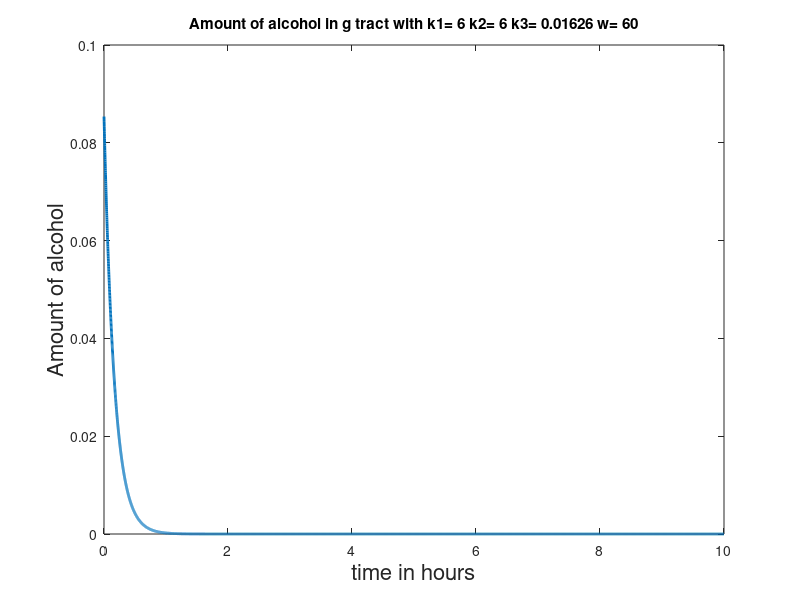
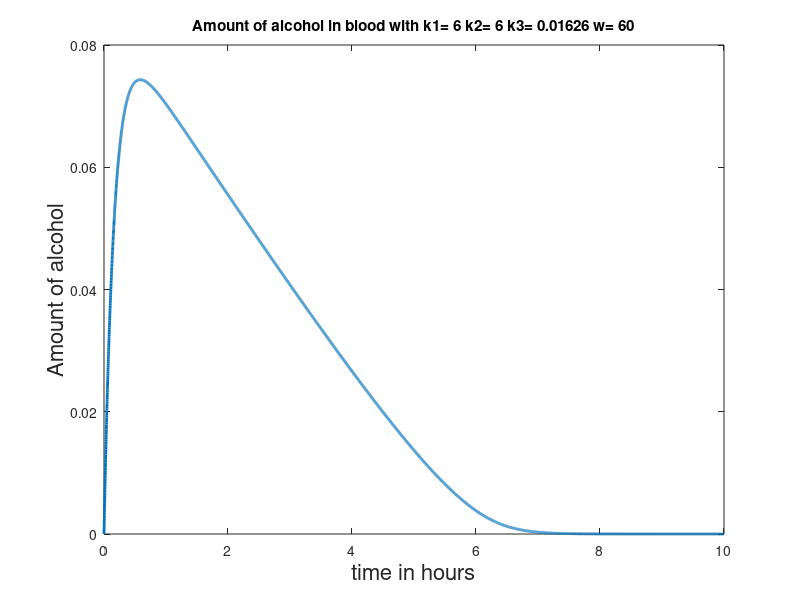

These figures' MATLAB source, in order:
clear
close all

n=3;

k1= 6;

k2= k1; % empty stomach
%k2= k1/2; % full stomach

w=60; 

M= 0.005;

%C=0.67*w; % male 
C= 0.82*w; % female

k3 = 8/(10*C); % k3 lesser for a female 

I = 14*n/(10*C); % lesser

total_time=10; % 10 is good
dt=1e-3 ;
N= total_time/dt;



x= zeros(N,1);
y= zeros(N,1);
time= zeros(N,1); 
x(1)=I; 

for i= 1:N-1
    
    x(i+1)= x(i)- k1*x(i)*dt;
    y(i+1)= y(i) + ( k2*x(i) - k3*y(i)/(y(i)+M) )*dt ;
    time(i+1)=time(i)+dt;
end

plot(time,x,'LineWidth',2);
title(['Amount of alcohol in g tract with k1= ' num2str(k1) ' k2= ' num2str(k2) ' k3= ' num2str(k3) ' w= ' num2str(w) ])
%title('Amount of alcohol in g tract ')
xlabel('time in hours','FontSize',16);
ylabel('Amount of alcohol','FontSize',16);

figure 

plot(time,y,'LineWidth',2);
title(['Amount of alcohol in blood with k1= ' num2str(k1) ' k2= ' num2str(k2) ' k3= ' num2str(k3) ' w= ' num2str(w) ]); 
xlabel('time in hours','FontSize',16);
ylabel('Amount of alcohol','FontSize',16);



%%%%%%%%%%%%%%%%%%
% comparing plots for different k2
% k2vals= [0.01386 0.06 0.1386 0.6386 1.386];
% k1vals= [0.06931 0.11 0.691 1.0 1.5]; 
% 
% hold on; 
% 
% for j= 1:5
% 
%     k2 = k2vals(j);
%     x(1)=1;
%     y(1)=0; 
%     %k2 = 0.01386;
%     for i= 1:N-1
%     
%    x(i+1)= x(i) + ( C - k1*x(i) )*dt;
%     y(i+1)= y(i) + (k1*x(i)- k2*y(i) )*dt ;
%     end
%     
%     plot(time,y,'LineWidth',2);
%   
% end
% 
% title('Comparision of amount of drug in blood for different k2 with k1 = 1.386')
% xlabel('time in hours','FontSize',16);
% ylabel('Amount of drug','FontSize',16);
% legend('k2=0.01386','k2=0.06','k2=0.1386','k2=0.6836','k2=1.386');
% 
% figure 
% hold on
% 
% k2= 0.0231;
% 
% % to plot compari of x
% for j= 1:5
% 
%     k1 = k1vals(j);
%     x(1)=1;
%     y(1)=0; 
%     %k2 = 0.01386;
%     for i= 1:N-1
%     
%     x(i+1)= x(i) + ( C - k1*x(i) )*dt;
%     y(i+1)= y(i) + (k1*x(i)- k2*y(i) )*dt ;
%     end
%     
%     plot(time,x,'LineWidth',2);
%   
% end
% 
% title('Comparision of amount of drug in tract for different k1 with k2 = 0.0231')
% xlabel('time in hours','FontSize',16);
% ylabel('Amount of drug','FontSize',16);
% legend('k1=0.06931','k1=0.11','k1=0.691','k1=1.0','k1=1.5');
% 
% figure 
% hold on
% 
% % to plot compari of y
% for j= 1:5
% 
%     k1 = k1vals(j);
%     x(1)=1;
%     y(1)=0; 
%     %k2 = 0.01386;
%     for i= 1:N-1
%     
%     x(i+1)= x(i) + ( C - k1*x(i) )*dt;
%     y(i+1)= y(i) + (k1*x(i)- k2*y(i) )*dt ;
%     end
%     
%     plot(time,y,'LineWidth',2);
%   
% end
% 
% title('Comparision of amount of drug in blood for different k1 with k2 = 0.0231')
% xlabel('time in hours','FontSize',16);
% ylabel('Amount of drug','FontSize',16);
% legend('k1=0.06931','k1=0.11','k1=0.691','k1=1.0','k1=1.5');

